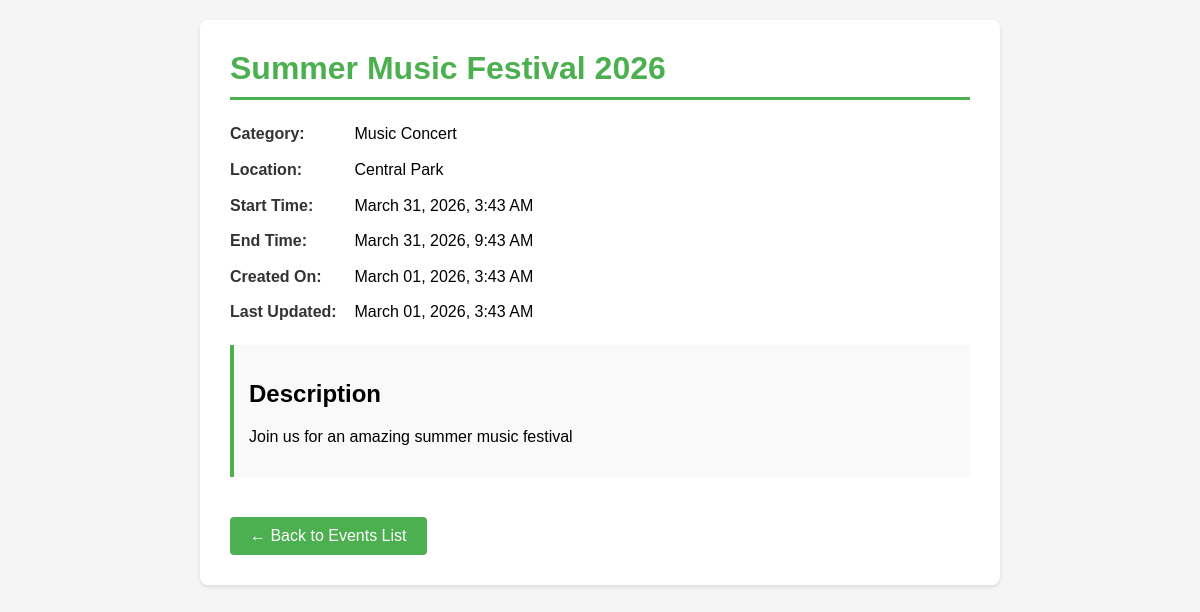
The app's page /localevents/event/1 with its own data.
### localevents/models.py (models this page shows, shortened)
class Event(models.Model):
    title = models.CharField(max_length=255)
    category = models.ForeignKey(
        EventType,
        on_delete=models.SET_NULL,
        null=True,
        related_name='events'
    )
    description = models.TextField()
    location = models.CharField(max_length=255)
    start_time = models.DateTimeField()
    end_time = models.DateTimeField()
    created_on = models.DateTimeField(auto_now_add=True)
    updated_on = models.DateTimeField(auto_now=True)
    class Meta:
        ordering = ['-created_on']
        verbose_name = 'Event'
        verbose_name_plural = 'Events'

class EventType(models.Model):
    name = models.CharField(max_length=255)
    description = models.TextField()
    class Meta:
        ordering = ['name']
        verbose_name = 'Event Type'
        verbose_name_plural = 'Event Types'

### localevents/views.py (the view)
# urls.py: path('event/<int:pk>', views.event_detail, name='event_detail'),
def event_detail(request, pk):
    event = get_object_or_404(Event, pk=pk)
    context = {
        'event': event,
    }
    return render(request, 'localevents/event_detail.html', context)

### localevents/templates/localevents/event_detail.html (shortened to what this page needs)
<!DOCTYPE html>
<html lang="en">
<head>
</head>
<body>
    <div class="event-detail">
        <h1>{{ event.title }}</h1>
        <div class="event-info">
            {% if event.category %}
                <p><strong>Category:</strong> {{ event.category.name }}</p>
            {% endif %}
            <p><strong>Location:</strong> {{ event.location }}</p>
            <p><strong>Start Time:</strong> {{ event.start_time|date:"F d, Y, g:i A" }}</p>
            <p><strong>End Time:</strong> {{ event.end_time|date:"F d, Y, g:i A" }}</p>
            <p><strong>Created On:</strong> {{ event.created_on|date:"F d, Y, g:i A" }}</p>
            <p><strong>Last Updated:</strong> {{ event.updated_on|date:"F d, Y, g:i A" }}</p>
        </div>
        <div class="description">
            <h2>Description</h2>
            <p>{{ event.description|linebreaks }}</p>
        </div>
        <a href="{% url 'localevents:event_list' %}" class="back-link">← Back to Events List</a>
    </div>
</body>
</html>

### localevents/templates/localevents/event_detail.html (style rules this page uses)
body { font-family: Arial, sans-serif; max-width: 800px; margin: 0 auto; padding: 20px; background-color: #f5f5f5; }
.event-detail { background: white; border-radius: 8px; padding: 30px; box-shadow: 0 2px 4px rgba(0,0,0,0.1); }
h1 { color: #4CAF50; margin-top: 0; border-bottom: 3px solid #4CAF50; padding-bottom: 10px; }
.event-info { margin: 20px 0; }
.event-info p { margin: 10px 0; line-height: 1.6; }
.event-info strong { color: #333; display: inline-block; min-width: 120px; }
.description { background-color: #f9f9f9; padding: 15px; border-left: 4px solid #4CAF50; margin: 20px 0; }
.back-link { display: inline-block; margin-top: 20px; padding: 10px 20px; background-color: #4CAF50; color: white; text-decoration: none; border-radius: 4px; }

### records on screen
Event: title "Summer Music Festival 2026", category.name "Music Concert", location "Central Park", start_time "March 31, 2026, 3:43 AM", end_time "March 31, 2026, 9:43 AM", created_on "March 01, 2026, 3:43 AM", updated_on "March 01, 2026, 3:43 AM", description "Join us for an amazing summer music festival"
